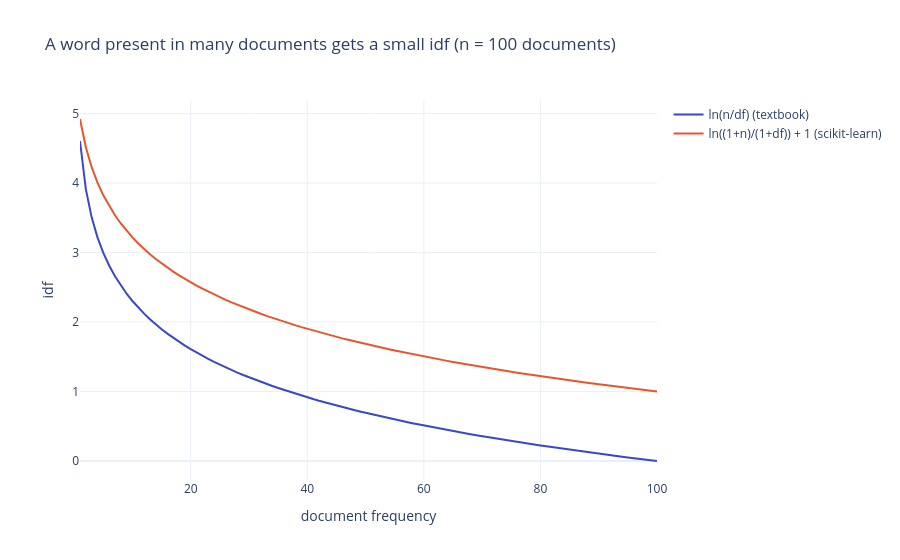

Notebook source saved alongside this figure:
### Markdown cell above
#### See it with data 🔬: the idf curve

Let's draw the two idf formulas for a corpus of $n = 100$ documents, for every possible document frequency.

### Code cell
n_docs = 100
df_values = np.arange(1, n_docs + 1)
curves = pd.DataFrame({
    "document frequency": df_values,
    "ln(n/df) (textbook)": np.log(n_docs / df_values),
    "ln((1+n)/(1+df)) + 1 (scikit-learn)": np.log((1 + n_docs) / (1 + df_values)) + 1,
})
fig = px.line(curves, x="document frequency", y=curves.columns[1:],
              title="A word present in many documents gets a small idf (n = 100 documents)")
fig.update_layout(yaxis_title="idf", legend_title="")
fig.show()
print(curves.iloc[[0, 9, 49, 99]].round(2).to_string(index=False))

### Figure 1 — Plotly figure (JSON) as saved in the notebook; plotly's stock layout.template omitted (floating-point values rounded to 4 significant figures)
{"data": [{"hovertemplate": "variable=ln(n/df) (textbook)<br>document frequency=%{x}<br>value=%{y}<extra></extra>", "legendgroup": "ln(n/df) (textbook)", "line": {"color": "#3B47C4", "dash": "solid"}, "marker": {"symbol": "circle"}, "mode": "lines", "name": "ln(n/df) (textbook)", "orientation": "v", "showlegend": true, "type": "scatter", "x": [1, 2, 3, 4, 5, 6, 7, 8, 9, 10, 11, 12, 13, 14, 15, 16, 17, 18, 19, 20, 21, 22, 23, 24, 25, 26, 27, 28, 29, 30, 31, 32, 33, 34, 35, 36, 37, 38, 39, 40, 41, 42, 43, 44, 45, 46, 47, 48, 49, 50, 51, 52, 53, 54, 55, 56, 57, 58, 59, 60, 61, 62, 63, 64, 65, 66, 67, 68, 69, 70, 71, 72, 73, 74, 75, 76, 77, 78, 79, 80, 81, 82, 83, 84, 85, 86, 87, 88, 89, 90, 91, 92, 93, 94, 95, 96, 97, 98, 99, 100], "xaxis": "x", "y": [4.605, 3.912, 3.507, 3.219, 2.996, 2.813, 2.659, 2.526, 2.408, 2.303, 2.207, 2.12, 2.04, 1.966, 1.897, 1.833, 1.772, 1.715, 1.661, 1.609, 1.561, 1.514, 1.47, 1.427, 1.386, 1.347, 1.309, 1.273, 1.238, 1.204, 1.171, 1.139, 1.109, 1.079, 1.05, 1.022, 0.9943, 0.9676, 0.9416, 0.9163, 0.8916, 0.8675, 0.844, 0.821, 0.7985, 0.7765, 0.755, 0.734, 0.7133, 0.6931, 0.6733, 0.6539, 0.6349, 0.6162, 0.5978, 0.5798, 0.5621, 0.5447, 0.5276, 0.5108, 0.4943, 0.478, 0.462, 0.4463, 0.4308, 0.4155, 0.4005, 0.3857, 0.3711, 0.3567, 0.3425, 0.3285, 0.3147, 0.3011, 0.2877, 0.2744, 0.2614, 0.2485, 0.2357, 0.2231, 0.2107, 0.1985, 0.1863, 0.1744, 0.1625, 0.1508, 0.1393, 0.1278, 0.1165, 0.1054, 0.09431, 0.08338, 0.07257, 0.06188, 0.05129, 0.04082, 0.03046, 0.0202, 0.01005, 0.0], "yaxis": "y"}, {"hovertemplate": "variable=ln((1+n)/(1+df)) + 1 (scikit-learn)<br>document frequency=%{x}<br>value=%{y}<extra></extra>", "legendgroup": "ln((1+n)/(1+df)) + 1 (scikit-learn)", "line": {"color": "#E4572E", "dash": "solid"}, "marker": {"symbol": "circle"}, "mode": "lines", "name": "ln((1+n)/(1+df)) + 1 (scikit-learn)", "orientation": "v", "showlegend": true, "type": "scatter", "x": [1, 2, 3, 4, 5, 6, 7, 8, 9, 10, 11, 12, 13, 14, 15, 16, 17, 18, 19, 20, 21, 22, 23, 24, 25, 26, 27, 28, 29, 30, 31, 32, 33, 34, 35, 36, 37, 38, 39, 40, 41, 42, 43, 44, 45, 46, 47, 48, 49, 50, 51, 52, 53, 54, 55, 56, 57, 58, 59, 60, 61, 62, 63, 64, 65, 66, 67, 68, 69, 70, 71, 72, 73, 74, 75, 76, 77, 78, 79, 80, 81, 82, 83, 84, 85, 86, 87, 88, 89, 90, 91, 92, 93, 94, 95, 96, 97, 98, 99, 100], "xaxis": "x", "y": [4.922, 4.517, 4.229, 4.006, 3.823, 3.669, 3.536, 3.418, 3.313, 3.217, 3.13, 3.05, 2.976, 2.907, 2.843, 2.782, 2.725, 2.671, 2.619, 2.571, 2.524, 2.48, 2.437, 2.396, 2.357, 2.319, 2.283, 2.248, 2.214, 2.181, 2.149, 2.119, 2.089, 2.06, 2.032, 2.004, 1.978, 1.952, 1.926, 1.902, 1.877, 1.854, 1.831, 1.808, 1.786, 1.765, 1.744, 1.723, 1.703, 1.683, 1.664, 1.645, 1.626, 1.608, 1.59, 1.572, 1.555, 1.538, 1.521, 1.504, 1.488, 1.472, 1.456, 1.441, 1.425, 1.41, 1.396, 1.381, 1.367, 1.352, 1.338, 1.325, 1.311, 1.298, 1.284, 1.271, 1.258, 1.246, 1.233, 1.221, 1.208, 1.196, 1.184, 1.172, 1.161, 1.149, 1.138, 1.126, 1.115, 1.104, 1.093, 1.083, 1.072, 1.061, 1.051, 1.04, 1.03, 1.02, 1.01, 1.0], "yaxis": "y"}], "layout": {"legend": {"title": {"text": ""}, "tracegroupgap": 0}, "title": {"text": "A word present in many documents gets a small idf (n = 100 documents)"}, "xaxis": {"anchor": "y", "domain": [0.0, 1.0], "title": {"text": "document frequency"}}, "yaxis": {"anchor": "x", "domain": [0.0, 1.0], "title": {"text": "idf"}}}}
